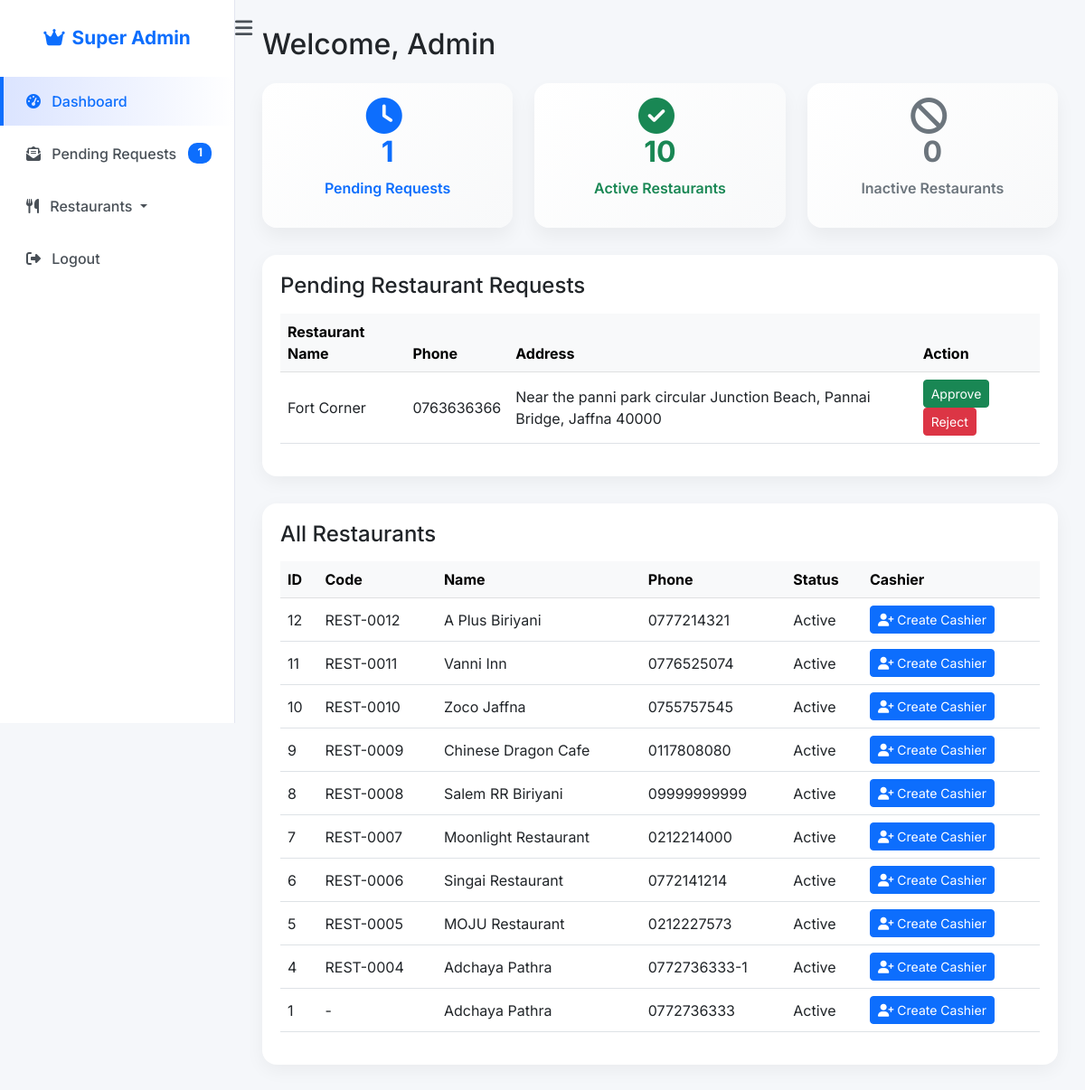
Page /super_admin_panel.php (signed in) on the committed database.
### tables this page shows
CREATE TABLE `restaurant_requests` (
  `id` int(11) NOT NULL,
  `logo` varchar(255) DEFAULT NULL,
  `restaurant_name` varchar(150) NOT NULL,
  `address` text NOT NULL,
  `phone` varchar(20) NOT NULL,
  `password` varchar(255) NOT NULL,
  `status` enum('Pending','Approved','Rejected') DEFAULT 'Pending',
  `created_at` timestamp NOT NULL DEFAULT current_timestamp()
);

CREATE TABLE `restaurants` (
  `id` int(11) NOT NULL,
  `restaurant_code` varchar(20) DEFAULT NULL,
  `request_id` int(11) DEFAULT NULL,
  `restaurant_name` varchar(150) NOT NULL,
  `address` text NOT NULL,
  `phone` varchar(20) NOT NULL,
  `logo` varchar(255) DEFAULT NULL,
  `password` varchar(255) NOT NULL,
  `status` enum('Active','Inactive') DEFAULT 'Active',
  `created_at` timestamp NOT NULL DEFAULT current_timestamp(),
  `expiry_alert_days` int(11) DEFAULT 7,
  `low_stock_alert` int(11) DEFAULT 10
);

### super_admin_panel.php (the view, shortened to what this page needs)
<?php
require_once "config.php";
$pendingCount = $conn->query("SELECT COUNT(*) AS total FROM restaurant_requests WHERE status='Pending'")->fetch_assoc()['total'] ?? 0;
$approvedCount = $conn->query("SELECT COUNT(*) AS total FROM restaurants WHERE status='Active'")->fetch_assoc()['total'] ?? 0;
$inactiveCount = $conn->query("SELECT COUNT(*) AS total FROM restaurants WHERE status='Inactive'")->fetch_assoc()['total'] ?? 0;
$requests = $conn->query("SELECT * FROM restaurant_requests WHERE status='Pending' ORDER BY created_at DESC");
$allRestaurants = $conn->query("SELECT * FROM restaurants ORDER BY created_at DESC");
?>
<!DOCTYPE html>
<html lang="en">
<head>
<link href="https://cdn.jsdelivr.net/npm/bootstrap@5.3.0/dist/css/bootstrap.min.css" rel="stylesheet">
<link href="https://cdnjs.cloudflare.com/ajax/libs/font-awesome/6.5.0/css/all.min.css" rel="stylesheet">
</head>
<body>
<div class="sidebar" id="sidebar">
    <h4><i class="fa-solid fa-crown me-2"></i>Super Admin</h4>
    <a href="#" class="active"><i class="fa-solid fa-gauge-high me-2"></i> Dashboard</a>
    <a href="#requests"><i class="fa-solid fa-envelope-open-text me-2"></i> Pending Requests
        <span class="badge badge-info float-end"><?=$pendingCount?></span>
    </a>
    <a href="javascript:void(0);" class="dropdown-toggle" id="restaurantDropdown">
        <i class="fa-solid fa-utensils me-2"></i> Restaurants
    </a>
    <a href="super_admin_logout.php"><i class="fa-solid fa-right-from-bracket me-2"></i> Logout</a>
</div>
<i class="fa-solid fa-bars toggle-btn" id="toggleSidebar"></i>
<div class="main-content" id="mainContent">
    <h2 class="mb-4">Welcome, <?=htmlspecialchars($_SESSION['super_admin_name'])?></h2>
    <div class="row g-4">
        <div class="col-md-4">
            <div class="card card-stat text-center text-primary" onclick="location.href='#requests'">
                <div class="card-body">
                    <i class="fa-solid fa-clock me-2"></i>
                    <h3><?=$pendingCount?></h3>
                    <p class="fw-semibold">Pending Requests</p>
                </div>
            </div>
        </div>
        <div class="col-md-4">
            <div class="card card-stat text-center text-success" onclick="location.href='#restaurants'">
                <div class="card-body">
                    <i class="fa-solid fa-check-circle me-2"></i>
                    <h3><?=$approvedCount?></h3>
                    <p class="fw-semibold">Active Restaurants</p>
                </div>
            </div>
        </div>
        <div class="col-md-4">
            <div class="card card-stat text-center text-secondary" onclick="location.href='#restaurants'">
                <div class="card-body">
                    <i class="fa-solid fa-ban me-2"></i>
                    <h3><?=$inactiveCount?></h3>
                    <p class="fw-semibold">Inactive Restaurants</p>
                </div>
            </div>
        </div>
    </div>
    <div id="requests" class="table-container">
        <h4 class="mb-3">Pending Restaurant Requests</h4>
        <?php if($requests->num_rows > 0): ?>
        <table class="table table-hover align-middle">
            <thead class="table-light">
                <tr>
                    <th>Restaurant Name</th>
                    <th>Phone</th>
                    <th>Address</th>
                    <th>Action</th>
                </tr>
            </thead>
            <tbody>
                <?php while($r = $requests->fetch_assoc()): ?>
                <tr>
                    <td><?=htmlspecialchars($r['restaurant_name'])?></td>
                    <td><?=htmlspecialchars($r['phone'])?></td>
                    <td><?=htmlspecialchars($r['address'])?></td>
                    <td>
                        <a href="approve_request.php?id=<?=$r['id']?>" class="btn btn-success btn-sm">Approve</a>
                        <a href="reject_request.php?id=<?=$r['id']?>" class="btn btn-danger btn-sm">Reject</a>
                    </td>
                </tr>
                <?php endwhile; ?>
            </tbody>
        </table>
        <?php else: ?>
            <p class="text-muted">No pending requests.</p>
        <?php endif; ?>
    </div>
    <div id="restaurants" class="table-container">
        <h4 class="mb-3">All Restaurants</h4>
        <?php if($allRestaurants->num_rows > 0): ?>
        <table class="table table-hover align-middle">
            <thead class="table-light">
                <tr>
                    <th>ID</th>
                    <th>Code</th>
                    <th>Name</th>
                    <th>Phone</th>
                    <th>Status</th>
                    <th>Cashier</th>
                </tr>
            </thead>
            <tbody>
                <?php while($r = $allRestaurants->fetch_assoc()): ?>
                <tr>
                    <td><?=$r['id']?></td>
                    <td><?=$r['restaurant_code'] ?? '-'?></td>
                    <td><?=htmlspecialchars($r['restaurant_name'])?></td>
                    <td><?=htmlspecialchars($r['phone'])?></td>
                    <td><?=$r['status']?></td>
                    <td>
                        <a href="create_cashier.php?restaurant_id=<?=$r['id']?>" class="btn btn-primary btn-sm">
                            <i class="fa-solid fa-user-plus"></i> Create Cashier
                        </a>
                    </td>
                </tr>
                <?php endwhile; ?>
            </tbody>
        </table>
        <?php else: ?>
            <p class="text-muted">No restaurants found.</p>
        <?php endif; ?>
    </div>
</div>
</body>
</html>

### super_admin_panel.php (style rules this page uses)
body { font-family: 'Inter', sans-serif; background: #f5f7fa; overflow-x: hidden; }
.sidebar { width: 260px; background: #ffffff; color: #495057; height: 100vh; position: fixed; top: 0; left: 0; padding-top: 30px; border-right: 1px solid #e3e6f0; transition: all 0.3s ease; z-index: 1000; }
.sidebar a { color: #495057; text-decoration: none; display: block; padding: 15px 25px; border-left: 4px solid transparent; border-radius: 0 8px 8px 0; margin: 4px 0; font-weight: 500; transition: all 0.2s; }
.sidebar a:hover, .sidebar a.active { background: linear-gradient(90deg,#dbe4ff,#ffffff); border-left: 4px solid #0d6efd; color: #0d6efd; }
.sidebar h4 { text-align: center; margin-bottom: 30px; font-weight: 700; font-size: 1.3rem; color: #0d6efd; }
.main-content { margin-left: 260px; padding: 30px; transition: margin-left 0.3s ease; }
.card-stat { border: none; border-radius: 16px; background: linear-gradient(135deg,#ffffff,#f8f9fa); box-shadow: 0 10px 20px rgba(0,0,0,0.05); transition: transform 0.3s, box-shadow 0.3s; cursor: pointer; }
.card-stat h3 { font-weight: 700; font-size: 2rem; }
.card-stat i { font-size: 2.5rem; }
.table-container { background: #ffffff; padding: 20px; border-radius: 16px; box-shadow: 0 6px 20px rgba(0,0,0,0.05); margin-top: 30px; }
.toggle-btn { position: fixed; top: 20px; left: 260px; font-size: 22px; cursor: pointer; color: #495057; z-index: 1100; transition: left 0.3s ease; }
.badge-info { background-color: #0d6efd; color: #fff; font-size: 0.8rem; padding: 5px 10px; border-radius: 10px; }

### rows in the picture
restaurant_requests: restaurant_name "Fort Corner", phone "0763636366", address "Near the panni park circular Junction Beach, Pannai Bridge, Jaffna 40000"
restaurants: id "12", restaurant_code "REST-0012", restaurant_name "A Plus Biriyani", phone "0777214321", status "Active"
restaurants: id "11", restaurant_code "REST-0011", restaurant_name "Vanni Inn", phone "0776525074", status "Active"
restaurants: id "10", restaurant_code "REST-0010", restaurant_name "Zoco Jaffna", phone "0755757545", status "Active"
restaurants: id "9", restaurant_code "REST-0009", restaurant_name "Chinese Dragon Cafe", phone "0117808080", status "Active"
restaurants: id "8", restaurant_code "REST-0008", restaurant_name "Salem RR Biriyani", phone "09999999999", status "Active"
restaurants: id "7", restaurant_code "REST-0007", restaurant_name "Moonlight Restaurant", phone "0212214000", status "Active"
restaurants: id "6", restaurant_code "REST-0006", restaurant_name "Singai Restaurant", phone "0772141214", status "Active"
restaurants: id "5", restaurant_code "REST-0005", restaurant_name "MOJU Restaurant", phone "0212227573", status "Active"
restaurants: id "4", restaurant_code "REST-0004", restaurant_name "Adchaya Pathra", phone "0772736333-1", status "Active"
restaurants: id "1", restaurant_code "-", restaurant_name "Adchaya Pathra", phone "0772736333", status "Active"

### other values in the picture
$pendingCount "1"
$_SESSION['super_admin_name'] "Admin"
$approvedCount "10"
$inactiveCount "0"
